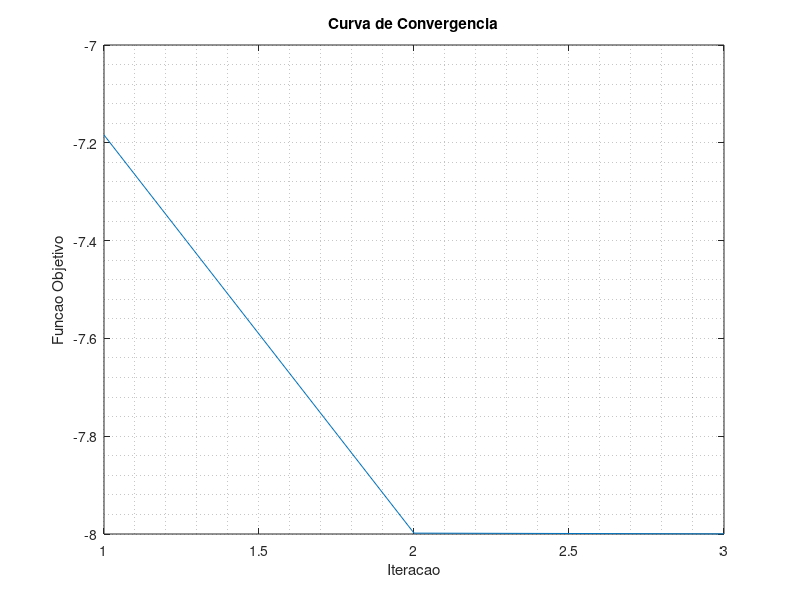

The MATLAB script that drew this image:
clear all
clc


% Exercicio Exemplo:

% Trabalho C2 - O Metodo Dual-Afim de Pontos Interiores
% Aluno: Rafael Pavan
% Programa de Pos-Graduacao em Engenharia Eletrica - UNESP Bauru
% Mestrando em Engenharia Eletrica

% Problema Exemplo:
% minimizar -2*x1 - x2
% sujeito a:
% -x1 + x2 + s1 = 1
% x1 + s2 = 3
% x2 + s3 = 2
% -x1 + s4 = 0
% -x2 + s5 =0
% s1,s2,s3,s4,s5 >= 0

% Ponto Inicial X0:

f = [];

iteracoes=0;

x0 = [1.6,0.75];


% Matriz A

A = [-1 1;1 0; 0 1; -1 0; 0 -1];

% Vetor b

b = [1 3 2 0 0];

% Vetor c

c = [-2 -1];

% episolon
episolon = 0.01;

condicao_de_parada=0;

% Vetor s0 inicial

s0 = transpose(b) -A*transpose(x0);

% inicializa Sk

Sk = zeros(length(s0),length(s0));

while(condicao_de_parada==0)

for linha=1:length(s0)

    coluna = linha;

    Sk(linha,coluna) = s0(coluna);

end

e = ones(1,length(s0));

% Obtem direcao de translacao:

dxk = - inv((transpose(A)*inv(Sk)*inv(Sk)*A))*transpose(c);

dsk =  -A*dxk;


% Verifica ilimitariedade:

if length(abs(dsk(abs(dsk)<episolon))) == length(dsk)
    
    display('Otimo Primal Encontrado.');

end
if length(dsk(dsk>0)) == length(dsk)
    
    display('Problema Ilimitado.')

end

% Calculo do vetor estimativa dual:

wk = inv(Sk)*inv(Sk)*dsk;

% Teste de Otimalidade:

%Teste 1

if length(wk(wk>0)) == length(wk)
    
    % E
    
    if e*Sk*wk <= episolon
    
        condicao_de_parada = 1;
        
        display('Otimo Primal Encontrado.')
        
    end
    
    
end


%Teste 2

if length(x0(x0>0)) == length(x0)
    
    % E
    
    if abs(x0*transpose(c)-b*wk) <= episolon
    
        condicao_de_parada = 1;
        
        display('Otimo Primal Encontrado.');
        
        
    end
    
    
end

%Teste 3

    % E
    
    [m,n] = size(A);
    
    if length(s0(s0<episolon)) == m-n
    
        condicao_de_parada = 1;
        
        display('Otimo Primal Encontrado.');
        
    end
    
if length(x0(x0>0)) == length(x0)
    
end

% Calculo do Passo:

lista = [];
alfa = 0.9995;

for i=1:length(s0)
    
    if dsk(i)<0
        
        lista=[lista,-alfa*s0(i)/dsk(i)];

    end
    
end

bk = min(lista);


x0 = x0 + bk*transpose(dxk);
s0 = s0 + bk*dsk;

f = [f, -2*x0(1)-x0(2)];

iteracoes = iteracoes+1

if iteracoes==10
    
   condicao_de_parada=1
    
    
end
xfinal = x0;
end


plot(f)

title('Curva de Convergencia')
xlabel('Iteracao')
ylabel('Funcao Objetivo')
grid minor
display('Valor Otimo: ')
xfinal
